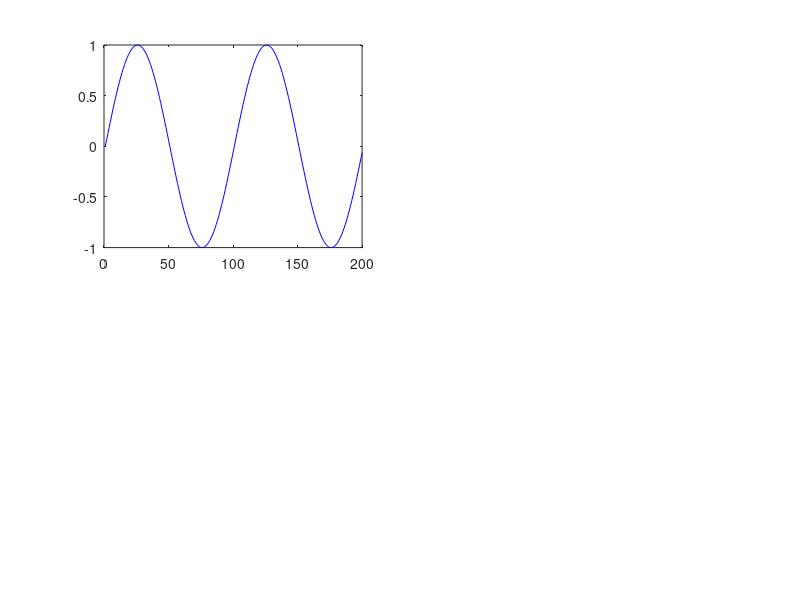

Write the MATLAB code that produced this figure. (Note: this script raises an error after producing the figure.)
% y = audioread('piano.wav'); % read audio sample
% y200 = y(1:200); % take the first 200 points in y for normalization
t = 0:1/(6000):1;
y = sin(2*pi*60*t);
y200 = y(1:200);

% plot uniform quantization with different word length
figure('Name', 'Mid-tread Quantization')
subplot(2,2,1); plot(y200, 'b'); hold on % plot the origin signal
plot(quantizeAudio(y200, 2), 'r'); hold off % quantize with 2 bits
legend('origin', '2-bit');
title('Uniform Quantization with 2-bit');
subplot(2,2,2); plot(y200, 'b'); hold on
plot(quantizeAudio(y200, 4), 'r'); hold off % quantize with 4 bits
legend('origin', '4-bit');
title('Uniform Quantization with 4-bit'); 
subplot(2,2,3); plot(y200, 'b'); hold on
plot(quantizeAudio(y200, 6), 'r'); hold off % quantize with 8 bitw
legend('origin', '6-bit');
title('Uniform Quantization with 6-bit'); 
subplot(2,2,4); plot(y200, 'b'); hold on
plot(quantizeAudio(y200, 8), 'r'); hold off % quantize with 16 bits
legend('origin', '8-bit');
title('Uniform Quantization with 8-bit');

% plot nonuniform quantization with different word length: mu law
figure('Name', 'mu-law Quantization')
subplot(2,2,1); plot(y200, 'b'); hold on % plot the origin signal
plot(nonLinearQuantAudio(y200, 2, 'mu-law'), 'r'); hold off % quantize with 2 bits
legend('origin', '2-bit');
title('mu-law Quantization with 2-bit');
subplot(2,2,2); plot(y200, 'b'); hold on
plot(nonLinearQuantAudio(y200, 4, 'mu-law'), 'r'); hold off % quantize with 4 bits
legend('origin', '4-bit');
title('mu-law Quantization with 4-bit'); 
subplot(2,2,3); plot(y200, 'b'); hold on
plot(nonLinearQuantAudio(y200, 6, 'mu-law'), 'r'); hold off % quantize with 8 bitw
legend('origin', '6-bit');
title('mu-law Quantization with 6-bit'); 
subplot(2,2,4); plot(y200, 'b'); hold on
plot(nonLinearQuantAudio(y200, 8, 'mu-law'), 'r'); hold off % quantize with 16 bits
legend('origin', '8-bit');
title('mu-law Quantization with 8-bit');

% plot nonuniform quantization with different word length: A law
figure('Name', 'A-law Quantization')
subplot(2,2,1); plot(y200, 'b'); hold on % plot the origin signal
plot(nonLinearQuantAudio(y200, 2, 'A-law'), 'r'); hold off % quantize with 2 bits
legend('origin', '2-bit');
title('A-law Quantization with 2-bit');
subplot(2,2,2); plot(y200, 'b'); hold on
plot(nonLinearQuantAudio(y200, 4, 'A-law'), 'r'); hold off % quantize with 4 bits
legend('origin', '4-bit');
title('A-law Quantization with 4-bit'); 
subplot(2,2,3); plot(y200, 'b'); hold on
plot(nonLinearQuantAudio(y200, 6, 'A-law'), 'r'); hold off % quantize with 8 bitw
legend('origin', '6-bit');
title('A-law Quantization with 6-bit'); 
subplot(2,2,4); plot(y200, 'b'); hold on
plot(nonLinearQuantAudio(y200, 8, 'A-law'), 'r'); hold off % quantize with 16 bits
legend('origin', '8-bit');
title('A-law Quantization with 8-bit');